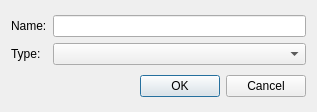
<?xml version="1.0" encoding="UTF-8"?>
<ui version="4.0">
 <class>DialogCreateModel</class>
 <widget class="QDialog" name="DialogCreateModel">
  <property name="geometry">
   <rect>
    <x>0</x>
    <y>0</y>
    <width>317</width>
    <height>112</height>
   </rect>
  </property>
  <property name="windowTitle">
   <string>Create Case</string>
  </property>
  <layout class="QVBoxLayout" name="verticalLayout">
   <item>
    <layout class="QGridLayout" name="gridLayout">
     <item row="0" column="0">
      <layout class="QVBoxLayout" name="nameLayout">
       <item>
        <widget class="QLabel" name="label">
         <property name="text">
          <string>Name:</string>
         </property>
        </widget>
       </item>
       <item>
        <widget class="QLabel" name="label_2">
         <property name="text">
          <string>Type:</string>
         </property>
        </widget>
       </item>
      </layout>
     </item>
     <item row="0" column="1">
      <layout class="QVBoxLayout" name="controlLayout">
       <item>
        <widget class="QLineEdit" name="projectName"/>
       </item>
       <item>
        <widget class="QComboBox" name="comboBox"/>
       </item>
      </layout>
     </item>
    </layout>
   </item>
   <item>
    <layout class="QHBoxLayout" name="horizontalLayout_2">
     <item>
      <spacer name="horizontalSpacer">
       <property name="orientation">
        <enum>Qt::Horizontal</enum>
       </property>
       <property name="sizeHint" stdset="0">
        <size>
         <width>40</width>
         <height>20</height>
        </size>
       </property>
      </spacer>
     </item>
     <item>
      <widget class="QDialogButtonBox" name="buttonBox">
       <property name="orientation">
        <enum>Qt::Horizontal</enum>
       </property>
       <property name="standardButtons">
        <set>QDialogButtonBox::Cancel|QDialogButtonBox::Ok</set>
       </property>
      </widget>
     </item>
    </layout>
   </item>
  </layout>
 </widget>
 <resources/>
 <connections>
  <connection>
   <sender>buttonBox</sender>
   <signal>accepted()</signal>
   <receiver>DialogCreateModel</receiver>
   <slot>accept()</slot>
   <hints>
    <hint type="sourcelabel">
     <x>248</x>
     <y>254</y>
    </hint>
    <hint type="destinationlabel">
     <x>157</x>
     <y>274</y>
    </hint>
   </hints>
  </connection>
  <connection>
   <sender>buttonBox</sender>
   <signal>rejected()</signal>
   <receiver>DialogCreateModel</receiver>
   <slot>reject()</slot>
   <hints>
    <hint type="sourcelabel">
     <x>316</x>
     <y>260</y>
    </hint>
    <hint type="destinationlabel">
     <x>286</x>
     <y>274</y>
    </hint>
   </hints>
  </connection>
 </connections>
</ui>
